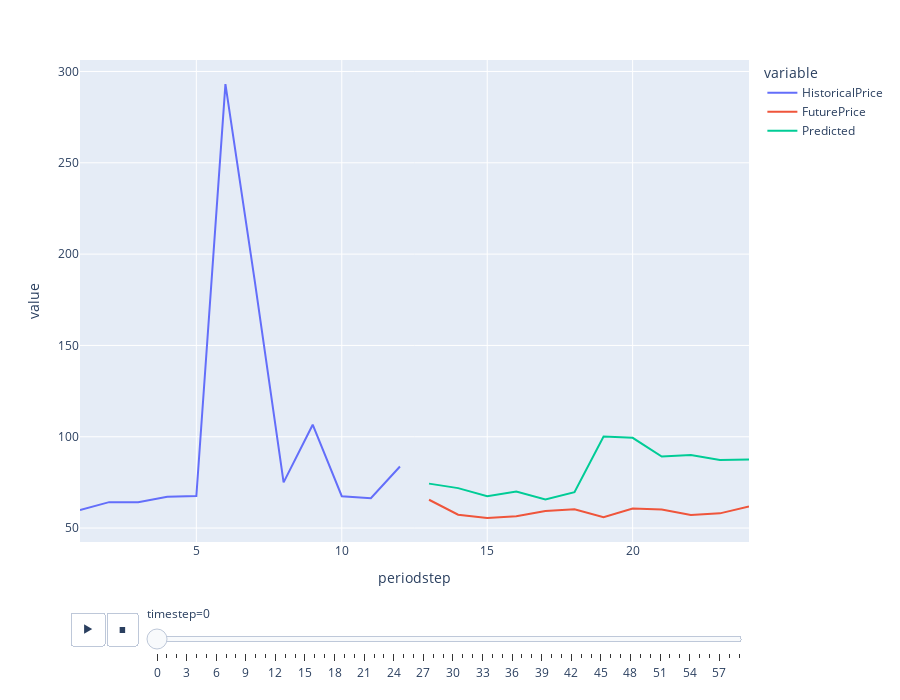

The notebook cell saved with this chart:
### Code cell
fig = px.line(ddf, x="periodstep", y=["HistoricalPrice", "FuturePrice", "Predicted"], animation_frame="timestep")
fig.update_layout(height=700)  
fig.show()

### Figure 1 — Plotly figure (JSON) as saved in the notebook; plotly's stock layout.template omitted (floating-point values rounded to 4 significant figures)
{"data": [{"hovertemplate": "variable=HistoricalPrice<br>timestep=0<br>periodstep=%{x}<br>value=%{y}<extra></extra>", "legendgroup": "HistoricalPrice", "line": {"color": "#636efa", "dash": "solid"}, "marker": {"symbol": "circle"}, "mode": "lines", "name": "HistoricalPrice", "orientation": "v", "showlegend": true, "type": "scatter", "x": [1, 2, 3, 4, 5, 6, 7, 8, 9, 10, 11, 12, 13, 14, 15, 16, 17, 18, 19, 20, 21, 22, 23, 24], "xaxis": "x", "y": [59.91, 64.2, 64.15, 67.2, 67.58, 293.1, 186.2, 75, 106.6, 67.44, 66.31, 83.71, null, null, null, null, null, null, null, null, null, null, null, null], "yaxis": "y"}, {"hovertemplate": "variable=FuturePrice<br>timestep=0<br>periodstep=%{x}<br>value=%{y}<extra></extra>", "legendgroup": "FuturePrice", "line": {"color": "#EF553B", "dash": "solid"}, "marker": {"symbol": "circle"}, "mode": "lines", "name": "FuturePrice", "orientation": "v", "showlegend": true, "type": "scatter", "x": [1, 2, 3, 4, 5, 6, 7, 8, 9, 10, 11, 12, 13, 14, 15, 16, 17, 18, 19, 20, 21, 22, 23, 24], "xaxis": "x", "y": [null, null, null, null, null, null, null, null, null, null, null, null, 65.51, 57.34, 55.57, 56.42, 59.36, 60.26, 55.97, 60.71, 60.15, 57.11, 58.05, 61.79], "yaxis": "y"}, {"hovertemplate": "variable=Predicted<br>timestep=0<br>periodstep=%{x}<br>value=%{y}<extra></extra>", "legendgroup": "Predicted", "line": {"color": "#00cc96", "dash": "solid"}, "marker": {"symbol": "circle"}, "mode": "lines", "name": "Predicted", "orientation": "v", "showlegend": true, "type": "scatter", "x": [1, 2, 3, 4, 5, 6, 7, 8, 9, 10, 11, 12, 13, 14, 15, 16, 17, 18, 19, 20, 21, 22, 23, 24], "xaxis": "x", "y": [null, null, null, null, null, null, null, null, null, null, null, null, 74.33, 71.88, 67.49, 69.97, 65.64, 69.69, 100.2, 99.42, 89.15, 90.02, 87.31, 87.54], "yaxis": "y"}], "layout": {"height": 700, "legend": {"title": {"text": "variable"}, "tracegroupgap": 0}, "margin": {"t": 60}, "sliders": [{"active": 0, "currentvalue": {"prefix": "timestep="}, "len": 0.9, "pad": {"b": 10, "t": 60}, "steps": [{"args": [["0"], {"frame": {"duration": 0, "redraw": false}, "fromcurrent": true, "mode": "immediate", "transition": {"duration": 0, "easing": "linear"}}], "label": "0", "method": "animate"}, {"args": [["1"], {"frame": {"duration": 0, "redraw": false}, "fromcurrent": true, "mode": "immediate", "transition": {"duration": 0, "easing": "linear"}}], "label": "1", "method": "animate"}, {"args": [["2"], {"frame": {"duration": 0, "redraw": false}, "fromcurrent": true, "mode": "immediate", "transition": {"duration": 0, "easing": "linear"}}], "label": "2", "method": "animate"}, {"args": [["3"], {"frame": {"duration": 0, "redraw": false}, "fromcurrent": true, "mode": "immediate", "transition": {"duration": 0, "easing": "linear"}}], "label": "3", "method": "animate"}, {"args": [["4"], {"frame": {"duration": 0, "redraw": false}, "fromcurrent": true, "mode": "immediate", "transition": {"duration": 0, "easing": "linear"}}], "label": "4", "method": "animate"}, {"args": [["5"], {"frame": {"duration": 0, "redraw": false}, "fromcurrent": true, "mode": "immediate", "transition": {"duration": 0, "easing": "linear"}}], "label": "5", "method": "animate"}, {"args": [["6"], {"frame": {"duration": 0, "redraw": false}, "fromcurrent": true, "mode": "immediate", "transition": {"duration": 0, "easing": "linear"}}], "label": "6", "method": "animate"}, {"args": [["7"], {"frame": {"duration": 0, "redraw": false}, "fromcurrent": true, "mode": "immediate", "transition": {"duration": 0, "easing": "linear"}}], "label": "7", "method": "animate"}, {"args": [["8"], {"frame": {"duration": 0, "redraw": false}, "fromcurrent": true, "mode": "immediate", "transition": {"duration": 0, "easing": "linear"}}], "label": "8", "method": "animate"}, {"args": [["9"], {"frame": {"duration": 0, "redraw": false}, "fromcurrent": true, "mode": "immediate", "transition": {"duration": 0, "easing": "linear"}}], "label": "9", "method": "animate"}, {"args": [["10"], {"frame": {"duration": 0, "redraw": false}, "fromcurrent": true, "mode": "immediate", "transition": {"duration": 0, "easing": "linear"}}], "label": "10", "method": "animate"}, {"args": [["11"], {"frame": {"duration": 0, "redraw": false}, "fromcurrent": true, "mode": "immediate", "transition": {"duration": 0, "easing": "linear"}}], "label": "11", "method": "animate"}, {"args": [["12"], {"frame": {"duration": 0, "redraw": false}, "fromcurrent": true, "mode": "immediate", "transition": {"duration": 0, "easing": "linear"}}], "label": "12", "method": "animate"}, {"args": [["13"], {"frame": {"duration": 0, "redraw": false}, "fromcurrent": true, "mode": "immediate", "transition": {"duration": 0, "easing": "linear"}}], "label": "13", "method": "animate"}, {"args": [["14"], {"frame": {"duration": 0, "redraw": false}, "fromcurrent": true, "mode": "immediate", "transition": {"duration": 0, "easing": "linear"}}], "label": "14", "method": "animate"}, {"args": [["15"], {"frame": {"duration": 0, "redraw": false}, "fromcurrent": true, "mode": "immediate", "transition": {"duration": 0, "easing": "linear"}}], "label": "15", "method": "animate"}, {"args": [["16"], {"frame": {"duration": 0, "redraw": false}, "fromcurrent": true, "mode": "immediate", "transition": {"duration": 0, "easing": "linear"}}], "label": "16", "method": "animate"}, {"args": [["17"], {"frame": {"duration": 0, "redraw": false}, "fromcurrent": true, "mode": "immediate", "transition": {"duration": 0, "easing": "linear"}}], "label": "17", "method": "animate"}, {"args": [["18"], {"frame": {"duration": 0, "redraw": false}, "fromcurrent": true, "mode": "immediate", "transition": {"duration": 0, "easing": "linear"}}], "label": "18", "method": "animate"}, {"args": [["19"], {"frame": {"duration": 0, "redraw": false}, "fromcurrent": true, "mode": "immediate", "transition": {"duration": 0, "easing": "linear"}}], "label": "19", "method": "animate"}, {"args": [["20"], {"frame": {"duration": 0, "redraw": false}, "fromcurrent": true, "mode": "immediate", "transition": {"duration": 0, "easing": "linear"}}], "label": "20", "method": "animate"}, {"args": [["21"], {"frame": {"duration": 0, "redraw": false}, "fromcurrent": true, "mode": "immediate", "transition": {"duration": 0, "easing": "linear"}}], "label": "21", "method": "animate"}, {"args": [["22"], {"frame": {"duration": 0, "redraw": false}, "fromcurrent": true, "mode": "immediate", "transition": {"duration": 0, "easing": "linear"}}], "label": "22", "method": "animate"}, {"args": [["23"], {"frame": {"duration": 0, "redraw": false}, "fromcurrent": true, "mode": "immediate", "transition": {"duration": 0, "easing": "linear"}}], "label": "23", "method": "animate"}, {"args": [["24"], {"frame": {"duration": 0, "redraw": false}, "fromcurrent": true, "mode": "immediate", "transition": {"duration": 0, "easing": "linear"}}], "label": "24", "method": "animate"}, {"args": [["25"], {"frame": {"duration": 0, "redraw": false}, "fromcurrent": true, "mode": "immediate", "transition": {"duration": 0, "easing": "linear"}}], "label": "25", "method": "animate"}, {"args": [["26"], {"frame": {"duration": 0, "redraw": false}, "fromcurrent": true, "mode": "immediate", "transition": {"duration": 0, "easing": "linear"}}], "label": "26", "method": "animate"}, {"args": [["27"], {"frame": {"duration": 0, "redraw": false}, "fromcurrent": true, "mode": "immediate", "transition": {"duration": 0, "easing": "linear"}}], "label": "27", "method": "animate"}, {"args": [["28"], {"frame": {"duration": 0, "redraw": false}, "fromcurrent": true, "mode": "immediate", "transition": {"duration": 0, "easing": "linear"}}], "label": "28", "method": "animate"}, {"args": [["29"], {"frame": {"duration": 0, "redraw": false}, "fromcurrent": true, "mode": "immediate", "transition": {"duration": 0, "easing": "linear"}}], "label": "29", "method": "animate"}, {"args": [["30"], {"frame": {"duration": 0, "redraw": false}, "fromcurrent": true, "mode": "immediate", "transition": {"duration": 0, "easing": "linear"}}], "label": "30", "method": "animate"}, {"args": [["31"], {"frame": {"duration": 0, "redraw": false}, "fromcurrent": true, "mode": "immediate", "transition": {"duration": 0, "easing": "linear"}}], "label": "31", "method": "animate"}, {"args": [["32"], {"frame": {"duration": 0, "redraw": false}, "fromcurrent": true, "mode": "immediate", "transition": {"duration": 0, "easing": "linear"}}], "label": "32", "method": "animate"}, {"args": [["33"], {"frame": {"duration": 0, "redraw": false}, "fromcurrent": true, "mode": "immediate", "transition": {"duration": 0, "easing": "linear"}}], "label": "33", "method": "animate"}, {"args": [["34"], {"frame": {"duration": 0, "redraw": false}, "fromcurrent": true, "mode": "immediate", "transition": {"duration": 0, "easing": "linear"}}], "label": "34", "method": "animate"}, {"args": [["35"], {"frame": {"duration": 0, "redraw": false}, "fromcurrent": true, "mode": "immediate", "transition": {"duration": 0, "easing": "linear"}}], "label": "35", "method": "animate"}, {"args": [["36"], {"frame": {"duration": 0, "redraw": false}, "fromcurrent": true, "mode": "immediate", "transition": {"duration": 0, "easing": "linear"}}], "label": "36", "method": "animate"}, {"args": [["37"], {"frame": {"duration": 0, "redraw": false}, "fromcurrent": true, "mode": "immediate", "transition": {"duration": 0, "easing": "linear"}}], "label": "37", "method": "animate"}, {"args": [["38"], {"frame": {"duration": 0, "redraw": false}, "fromcurrent": true, "mode": "immediate", "transition": {"duration": 0, "easing": "linear"}}], "label": "38", "method": "animate"}, {"args": [["39"], {"frame": {"duration": 0, "redraw": false}, "fromcurrent": true, "mode": "immediate", "transition": {"duration": 0, "easing": "linear"}}], "label": "39", "method": "animate"}, {"args": [["40"], {"frame": {"duration": 0, "redraw": false}, "fromcurrent": true, "mode": "immediate", "transition": {"duration": 0, "easing": "linear"}}], "label": "40", "method": "animate"}, {"args": [["41"], {"frame": {"duration": 0, "redraw": false}, "fromcurrent": true, "mode": "immediate", "transition": {"duration": 0, "easing": "linear"}}], "label": "41", "method": "animate"}, {"args": [["42"], {"frame": {"duration": 0, "redraw": false}, "fromcurrent": true, "mode": "immediate", "transition": {"duration": 0, "easing": "linear"}}], "label": "42", "method": "animate"}, {"args": [["43"], {"frame": {"duration": 0, "redraw": false}, "fromcurrent": true, "mode": "immediate", "transition": {"duration": 0, "easing": "linear"}}], "label": "43", "method": "animate"}, {"args": [["44"], {"frame": {"duration": 0, "redraw": false}, "fromcurrent": true, "mode": "immediate", "transition": {"duration": 0, "easing": "linear"}}], "label": "44", "method": "animate"}, {"args": [["45"], {"frame": {"duration": 0, "redraw": false}, "fromcurrent": true, "mode": "immediate", "transition": {"duration": 0, "easing": "linear"}}], "label": "45", "method": "animate"}, {"args": [["46"], {"frame": {"duration": 0, "redraw": false}, "fromcurrent": true, "mode": "immediate", "transition": {"duration": 0, "easing": "linear"}}], "label": "46", "method": "animate"}, {"args": [["47"], {"frame": {"duration": 0, "redraw": false}, "fromcurrent": true, "mode": "immediate", "transition": {"duration": 0, "easing": "linear"}}], "label": "47", "method": "animate"}, {"args": [["48"], {"frame": {"duration": 0, "redraw": false}, "fromcurrent": true, "mode": "immediate", "transition": {"duration": 0, "easing": "linear"}}], "label": "48", "method": "animate"}, {"args": [["49"], {"frame": {"duration": 0, "redraw": false}, "fromcurrent": true, "mode": "immediate", "transition": {"duration": 0, "easing": "linear"}}], "label": "49", "method": "animate"}, {"args": [["50"], {"frame": {"duration": 0, "redraw": false}, "fromcurrent": true, "mode": "immediate", "transition": {"duration": 0, "easing": "linear"}}], "label": "50", "method": "animate"}, {"args": [["51"], {"frame": {"duration": 0, "redraw": false}, "fromcurrent": true, "mode": "immediate", "transition": {"duration": 0, "easing": "linear"}}], "label": "51", "method": "animate"}, {"args": [["52"], {"frame": {"duration": 0, "redraw": false}, "fromcurrent": true, "mode": "immediate", "transition": {"duration": 0, "easing": "linear"}}], "label": "52", "method": "animate"}, {"args": [["53"], {"frame": {"duration": 0, "redraw": false}, "fromcurrent": true, "mode": "immediate", "transition": {"duration": 0, "easing": "linear"}}], "label": "53", "method": "animate"}, {"args": [["54"], {"frame": {"duration": 0, "redraw": false}, "fromcurrent": true, "mode": "immediate", "transition": {"duration": 0, "easing": "linear"}}], "label": "54", "method": "animate"}, {"args": [["55"], {"frame": {"duration": 0, "redraw": false}, "fromcurrent": true, "mode": "immediate", "transition": {"duration": 0, "easing": "linear"}}], "label": "55", "method": "animate"}, {"args": [["56"], {"frame": {"duration": 0, "redraw": false}, "fromcurrent": true, "mode": "immediate", "transition": {"duration": 0, "easing": "linear"}}], "label": "56", "method": "animate"}, {"args": [["57"], {"frame": {"duration": 0, "redraw": false}, "fromcurrent": true, "mode": "immediate", "transition": {"duration": 0, "easing": "linear"}}], "label": "57", "method": "animate"}, {"args": [["58"], {"frame": {"duration": 0, "redraw": false}, "fromcurrent": true, "mode": "immediate", "transition": {"duration": 0, "easing": "linear"}}], "label": "58", "method": "animate"}, {"args": [["59"], {"frame": {"duration": 0, "redraw": false}, "fromcurrent": true, "mode": "immediate", "transition": {"duration": 0, "easing": "linear"}}], "label": "59", "method": "animate"}], "x": 0.1, "xanchor": "left", "y": 0, "yanchor": "top"}], "updatemenus": [{"buttons": [{"args": [null, {"frame": {"duration": 500, "redraw": false}, "fromcurrent": true, "mode": "immediate", "transition": {"duration": 500, "easing": "linear"}}], "label": "&#9654;", "method": "animate"}, {"args": [[null], {"frame": {"duration": 0, "redraw": false}, "fromcurrent": true, "mode": "immediate", "transition": {"duration": 0, "easing": "linear"}}], "label": "&#9724;", "method": "animate"}], "direction": "left", "pad": {"r": 10, "t": 70}, "showactive": false, "type": "buttons", "x": 0.1, "xanchor": "right", "y": 0, "yanchor": "top"}], "xaxis": {"anchor": "y", "domain": [0, 1], "title": {"text": "periodstep"}}, "yaxis": {"anchor": "x", "domain": [0, 1], "title": {"text": "value"}}}}
